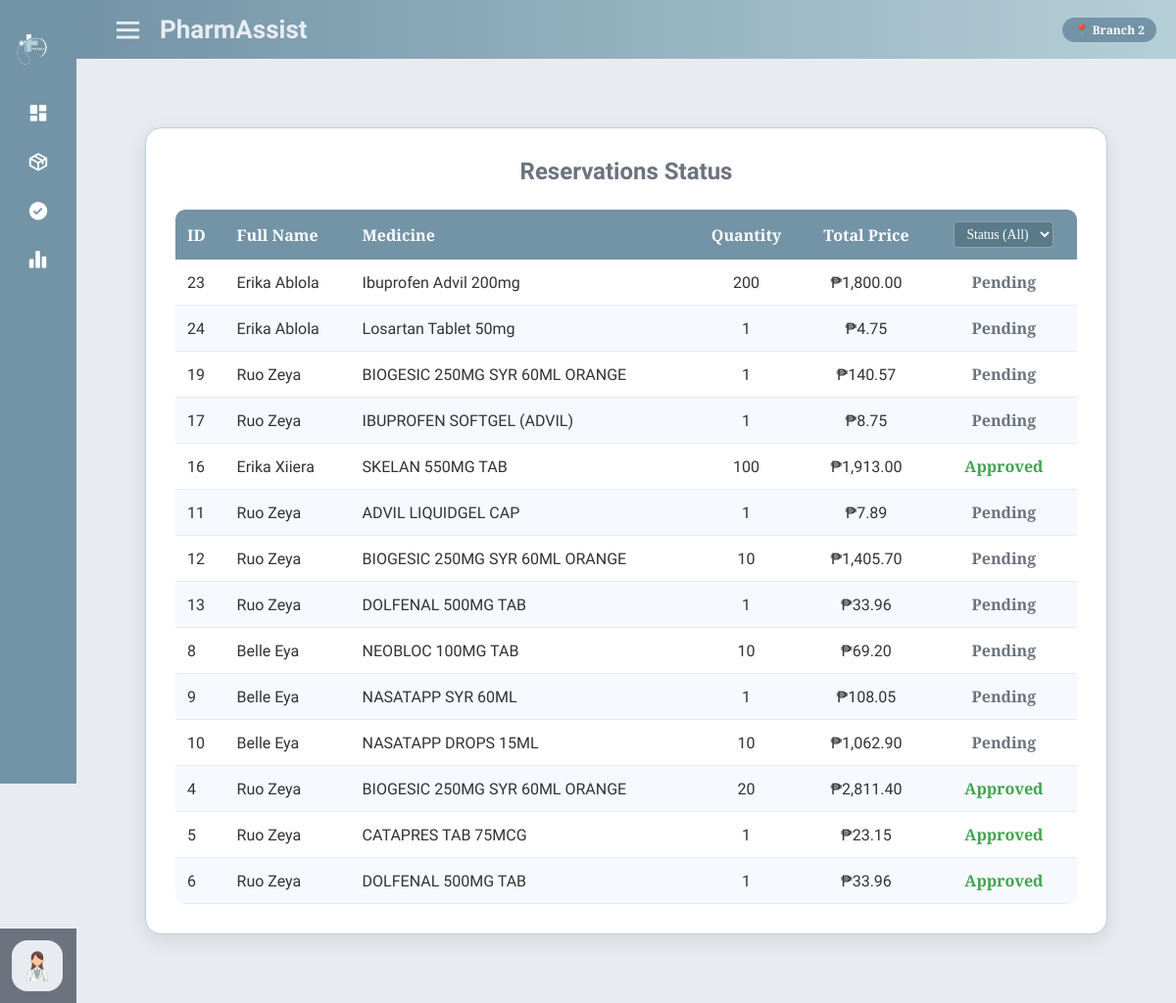
Screenshot of /transaction_status.php (signed in) with the database file from the repository.
### tables this page shows
CREATE TABLE `users` (
  `user_id` int(11) NOT NULL,
  `email` varchar(100) NOT NULL,
  `password` varchar(255) NOT NULL,
  `role` enum('manager1','manager2','p_assistant1','p_assistant2','p_technician1','p_technician2','ceo','customer') DEFAULT 'customer',
  `first_name` varchar(100) DEFAULT NULL,
  `last_name` varchar(100) DEFAULT NULL,
  `username` varchar(50) NOT NULL,
  `id_photo` varchar(255) DEFAULT NULL,
  `id_verified` enum('pending','approved','rejected') DEFAULT 'pending',
  `id_rejected_reason` text DEFAULT NULL,
  `email_verified` tinyint(1) DEFAULT 0,
  `is_active` tinyint(1) DEFAULT 0,
  `id_verification_status` enum('pending','approved','rejected') DEFAULT 'pending',
  `branch_id` int(11) DEFAULT NULL
);

CREATE TABLE `reservations` (
  `reservation_id` int(11) NOT NULL,
  `user_id` int(11) NOT NULL,
  `first_name` varchar(255) DEFAULT NULL,
  `last_name` varchar(255) DEFAULT NULL,
  `medicine` varchar(100) DEFAULT NULL,
  `price` decimal(10,2) DEFAULT NULL,
  `quantity` int(11) DEFAULT NULL,
  `notes` text DEFAULT NULL,
  `contact_no` varchar(20) NOT NULL,
  `prescription` varchar(255) DEFAULT NULL,
  `discount` varchar(255) DEFAULT NULL,
  `email` varchar(100) NOT NULL,
  `date_reserved` datetime NOT NULL DEFAULT current_timestamp(),
  `time_slot` varchar(50) NOT NULL,
  `status` enum('Pending','Approved','Rejected') DEFAULT 'Pending',
  `code` varchar(50) DEFAULT NULL,
  `remarks` text DEFAULT NULL,
  `is_deleted` tinyint(1) DEFAULT 0,
  `created_at` timestamp NOT NULL DEFAULT current_timestamp(),
  `branch_id` int(11) DEFAULT NULL,
  `id_upload` varchar(255) DEFAULT NULL
);

### check_role.php (called while the page is built, shortened)
<?php
function getUserInfo($user_id) {
    global $conn;
    $query = "SELECT * FROM users WHERE user_id = ?";
    $stmt = $conn->prepare($query);
    $stmt->bind_param("i", $user_id);
    $stmt->execute();
    $result = $stmt->get_result();
    $userInfo = $result->fetch_assoc();
    return $userInfo;
}
?>

### transaction_status.php (the view, shortened to what this page needs)
<?php
include 'config/connection.php';
include 'admin_sidebar.php';
require_once 'check_role.php';
$userInfo = getUserInfo($_SESSION['id']);
$branch_id = $userInfo['branch_id'] ?? null;
$branch_name = ($branch_id == 1) ? "Branch 1" : "Branch 2";
$stmt = $conn->prepare("SELECT * FROM reservations WHERE branch_id = ? ORDER BY created_at DESC");
$stmt->bind_param("i", $branch_id);
$stmt->execute();
$result = $stmt->get_result();
?>
<!DOCTYPE html>
<html lang="en">
<head>
    <link rel="stylesheet" href="plugins/admin_sidebar.css?v=2">
    <link rel="stylesheet" href="dashboard/dashboard.css?v=2">
    <link href="https://cdn.jsdelivr.net/npm/bootstrap-icons@1.13.1/font/bootstrap-icons.css" rel="stylesheet">
    <link href="https://unpkg.com/boxicons@2.0.7/css/boxicons.min.css" rel="stylesheet">
</head>
<body>
    <section class="home-section">
        <div class="home-content">
            <i class='bx bx-menu'></i>
            <span class="text">PharmAssist</span>
            <span class="branch-badge">📍 <?= $branch_name ?></span>
        </div>
        <div class="table-container">
            <h2 style="font-family: 'Bricolage Grotesque';">Reservations Status</h2>
            <table>
                <thead>
                    <tr>
                        <th>ID</th>
                        <th>Full Name</th>
                        <th>Medicine</th>
                        <th>Quantity</th>
                        <th>Total Price</th>
                        <th>
                            <select id="statusFilter" class="status-select" onchange="filterStatus()">
                                <option value="all">Status (All)</option>
                            </select>
                        </th>
                    </tr>
                </thead>
                <tbody id="reservationTable">
                    <?php while($row = $result->fetch_assoc()): ?>
                    <tr>
                        <td><?= $row['reservation_id'] ?></td>
                        <td><?= htmlspecialchars(trim(($row['first_name'] ?? '') . ' ' . ($row['last_name'] ?? ''))) ?></td>
                        <td><?= htmlspecialchars($row['medicine']) ?></td>
                        <td><?= $row['quantity'] ?></td>
                        <td>₱<?= number_format($row['price'] * $row['quantity'], 2) ?></td>
                        <td>
                            <span class="status-<?= strtolower($row['status']) ?>">
                                <?= ucfirst($row['status']) ?>
                            </span>
                        </td>
                    </tr>
                    <?php endwhile; ?>
                </tbody>
            </table>
        </div>
    </section>
</body>
</html>

### dashboard/dashboard.css (style rules this page uses)
* { box-sizing: border-box; margin: 0; padding: 0; }
body { background-color: #E8ECF1; font-family: "Bricolage Grotesque", sans-serif; color: #2c3e50; overflow-x: hidden; }
.home-section .home-content { height: 60px; display: flex; align-items: center; background: linear-gradient(to right, #7393A7, #B5CFD8); padding: 0 20px; position: fixed; top: 0; left: 250px; width: calc(100% - 250px); transition: all 0.4s ease; z-index: 90; }
.sidebar.close ~ .home-section .home-content { left: 78px; width: calc(100% - 78px); }
.home-section { position: relative; background: #E8ECF1; min-height: 100vh; left: 250px; width: calc(100% - 250px); transition: all 0.5s ease; padding: 100px 40px 40px 40px; }
.sidebar.close ~ .home-section { left: 78px; width: calc(100% - 78px); }

### transaction_status.php (style rules this page uses)
body { font-family: 'Tinos', serif; background-color: #E8ECF1; margin: 0; }
.home-content, .text, .section-title { color: white; font-size: 18px; font-weight: 600; font-family: 'Bricolage Grotesque', sans-serif; }
.table-container { background: white; border-radius: 16px; box-shadow: 0 6px 20px rgba(0, 0, 0, 0.1); border: 1px solid #b5cfd8; padding: 30px; margin: 30px; }
.table-container h2 { font-family: 'Tinos', serif; color: #6C737E; font-weight: 700; text-align: center; margin-bottom: 25px; }
table { width: 100%; border-collapse: separate; border-spacing: 0; background: #fff; border-radius: 10px; overflow: hidden; }
th { background-color: #7393A7; color: white; text-align: left; padding: 12px; font-weight: 600; }
.status-select { background-color: #5a7a8a; color: white; border: 1px solid rgba(255,255,255,0.3); border-radius: 4px; padding: 4px 8px; font-family: inherit; font-size: 0.85rem; cursor: pointer; outline: none; }
.status-select option { background-color: white; color: #333; }
th:nth-child(4), th:nth-child(5), th:nth-child(6) { text-align: center; }
td:nth-child(4), td:nth-child(5), td:nth-child(6) { text-align: center; }
td { padding: 12px; border-bottom: 1px solid #e8ecf1; color: #333; font-family: "Bricolage Grotesque", sans-serif; }
tr:nth-child(even) { background: #f6faff; }
.status-approved { color: #3fa44b; font-weight: 600; }
.status-pending { color: #6C737E; font-weight: 600; }
.branch-badge { background: #7393A7; color: white; padding: 4px 12px; border-radius: 20px; font-size: 12px; font-weight: 600; margin-left: auto; }

### rows the page displays
users: branch "Branch 2"
reservations: reservation_id "23", first_name+last_name "Erika Ablola", medicine "Ibuprofen Advil 200mg", quantity "200", $row['price'] * $row['quantity'] "1,800.00", status "Pending"
reservations: reservation_id "24", first_name+last_name "Erika Ablola", medicine "Losartan Tablet 50mg", quantity "1", $row['price']*$row['quantity'] "4.75", status "Pending"
reservations: reservation_id "19", first_name+last_name "Ruo Zeya", medicine "BIOGESIC 250MG SYR 60ML ORANGE", quantity "1", $row['price']*$row['quantity'] "140.57", status "Pending"
reservations: reservation_id "17", first_name+last_name "Ruo Zeya", medicine "IBUPROFEN SOFTGEL (ADVIL)", quantity "1", $row['price']*$row['quantity'] "8.75", status "Pending"
reservations: reservation_id "16", first_name+last_name "Erika Xiiera", medicine "SKELAN 550MG TAB", quantity "100", $row['price'] * $row['quantity'] "1,913.00", status "Approved"
reservations: reservation_id "11", first_name+last_name "Ruo Zeya", medicine "ADVIL LIQUIDGEL CAP", quantity "1", $row['price']*$row['quantity'] "7.89", status "Pending"
reservations: reservation_id "12", first_name+last_name "Ruo Zeya", medicine "BIOGESIC 250MG SYR 60ML ORANGE", quantity "10", $row['price'] * $row['quantity'] "1,405.70", status "Pending"
reservations: reservation_id "13", first_name+last_name "Ruo Zeya", medicine "DOLFENAL 500MG TAB", quantity "1", $row['price']*$row['quantity'] "33.96", status "Pending"
reservations: reservation_id "8", first_name+last_name "Belle Eya", medicine "NEOBLOC 100MG TAB", quantity "10", $row['price'] * $row['quantity'] "69.20", status "Pending"
reservations: reservation_id "9", first_name+last_name "Belle Eya", medicine "NASATAPP SYR 60ML", quantity "1", $row['price']*$row['quantity'] "108.05", status "Pending"
reservations: reservation_id "10", first_name+last_name "Belle Eya", medicine "NASATAPP DROPS 15ML", quantity "10", $row['price'] * $row['quantity'] "1,062.90", status "Pending"
reservations: reservation_id "4", first_name+last_name "Ruo Zeya", medicine "BIOGESIC 250MG SYR 60ML ORANGE", quantity "20", $row['price'] * $row['quantity'] "2,811.40", status "Approved"
reservations: reservation_id "5", first_name+last_name "Ruo Zeya", medicine "CATAPRES TAB 75MCG", quantity "1", $row['price']*$row['quantity'] "23.15", status "Approved"
reservations: reservation_id "6", first_name+last_name "Ruo Zeya", medicine "DOLFENAL 500MG TAB", quantity "1", $row['price']*$row['quantity'] "33.96", status "Approved"
